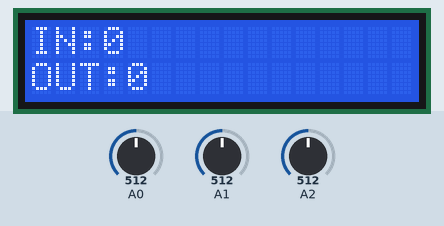
Simulated run of this sketch. Board: Arduino Uno, built with avr-gcc and run on an emulated ATmega328P. Shown: 16×2 character LCD. The inputs (shaded band) are chosen by the test bench; at power-on: A0 = 512, A1 = 512, A2 = 512. What the sketch prints to the serial monitor is not drawn.

Above: at 0.3 s.
At 12.3 s:
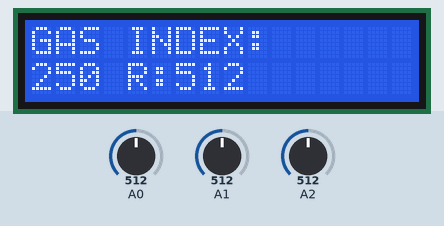

Measured:
- what the display in image 0 shows lasts 4.0 s, from 0.2 s to 4.2 s

The sketch:

code.ino
```cpp
#include <Wire.h>
#include <LiquidCrystal_I2C.h>

LiquidCrystal_I2C lcd(0x27, 16, 2);

const int MQ135_INLET  = A0;
const int MQ135_OUTLET = A1;
const int MQ_AIR       = A2;

const unsigned long SAMPLE_INTERVAL = 5000;
const unsigned long SCREEN_INTERVAL = 4000;

unsigned long lastSample = 0;
unsigned long lastScreen = 0;

int inletRaw = 0;
int outletRaw = 0;
int airRaw = 0;

int previousInlet = 0;
int previousOutlet = 0;

float inletRate = 0;
float outletRate = 0;

bool firstSample = true;
bool showAirQuality = false;

int readAverage(int pin) {
  long total = 0;

  for (int i = 0; i < 10; i++) {
    total += analogRead(pin);
    delay(5);
  }

  return total / 10;
}

void sampleSensors() {
  inletRaw = readAverage(MQ135_INLET);
  outletRaw = readAverage(MQ135_OUTLET);
  airRaw = readAverage(MQ_AIR);

  if (!firstSample) {
    inletRate =
      (inletRaw - previousInlet) * 60000.0
      / SAMPLE_INTERVAL;

    outletRate =
      (outletRaw - previousOutlet) * 60000.0
      / SAMPLE_INTERVAL;
  } else {
    inletRate = 0;
    outletRate = 0;
    firstSample = false;
  }

  previousInlet = inletRaw;
  previousOutlet = outletRaw;
}

void displayChamberReadings() {
  lcd.clear();

  lcd.setCursor(0, 0);
  lcd.print("IN:");
  lcd.print(inletRate, 0);

  lcd.setCursor(0, 1);
  lcd.print("OUT:");
  lcd.print(outletRate, 0);
}

void displayAirQuality() {
  int gasIndex = map(airRaw, 0, 1023, 0, 500);
  gasIndex = constrain(gasIndex, 0, 500);

  lcd.clear();

  lcd.setCursor(0, 0);
  lcd.print("GAS INDEX:");

  lcd.setCursor(0, 1);
  lcd.print(gasIndex);
  lcd.print(" R:");
  lcd.print(airRaw);
}

void setup() {
  Serial.begin(9600);

  lcd.init();
  lcd.backlight();

  sampleSensors();

  lastSample = millis();
  lastScreen = millis();

  displayChamberReadings();
}

void loop() {
  unsigned long now = millis();

  if (now - lastSample >= SAMPLE_INTERVAL) {
    lastSample = now;
    sampleSensors();

    Serial.print("Inlet: ");
    Serial.print(inletRaw);
    Serial.print(" | Outlet: ");
    Serial.print(outletRaw);
    Serial.print(" | Air: ");
    Serial.println(airRaw);

    Serial.print("Inlet change/min: ");
    Serial.print(inletRate);
    Serial.print(" | Outlet change/min: ");
    Serial.println(outletRate);
  }

  if (now - lastScreen >= SCREEN_INTERVAL) {
    lastScreen = now;
    showAirQuality = !showAirQuality;

    if (showAirQuality) {
      displayAirQuality();
    } else {
      displayChamberReadings();
    }
  }
}
```
